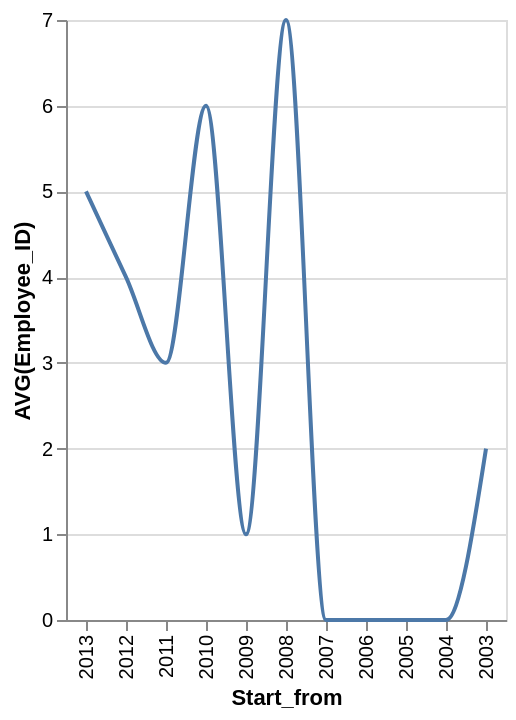

Write a Vega-Lite specification for this figure.
### Vega-Lite specification from a JSON file in a GitHub repository (floating-point values rounded to 4 significant figures)
{"data": {"values": [{"x_data": "2013", "y_data": 5}, {"x_data": "2012", "y_data": 4}, {"x_data": "2011", "y_data": 3}, {"x_data": "2010", "y_data": 6}, {"x_data": "2009", "y_data": 1}, {"x_data": "2008", "y_data": 7}, {"x_data": "2007", "y_data": 0}, {"x_data": "2006", "y_data": 0}, {"x_data": "2005", "y_data": 0}, {"x_data": "2004", "y_data": 0}, {"x_data": "2003", "y_data": 2}]}, "mark": {"type": "line", "interpolate": "monotone"}, "encoding": {"x": {"field": "x_data", "type": "nominal", "title": "Start_from", "sort": "descending"}, "y": {"field": "y_data", "type": "quantitative", "title": "AVG(Employee_ID)"}}}
